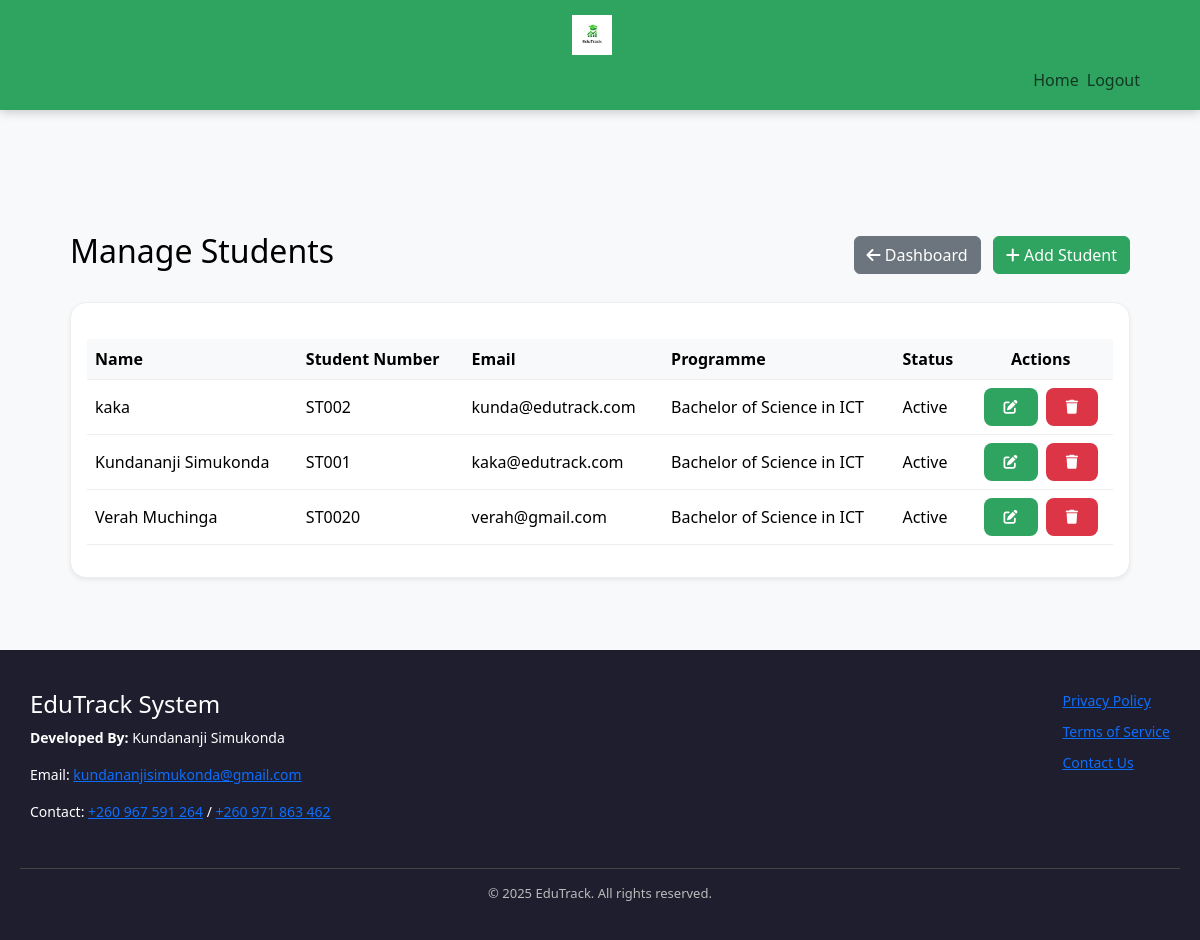
The app's page /pages/admin/manage_students.php (signed in) with its own data.
### tables this page shows
CREATE TABLE `students` (
  `user_id` int(11) UNSIGNED NOT NULL,
  `student_number` varchar(255) NOT NULL,
  `programme_id` int(11) UNSIGNED NOT NULL
);

CREATE TABLE `users` (
  `id` int(11) UNSIGNED NOT NULL,
  `name` varchar(255) NOT NULL,
  `email` varchar(255) NOT NULL,
  `password` varchar(255) NOT NULL,
  `role` enum('student','lecturer','admin') NOT NULL DEFAULT 'student',
  `phone` varchar(20) DEFAULT NULL,
  `status` enum('active','inactive','suspended') NOT NULL DEFAULT 'active',
  `created_at` timestamp NOT NULL DEFAULT current_timestamp()
);

CREATE TABLE `programmes` (
  `id` int(11) UNSIGNED NOT NULL,
  `name` varchar(255) NOT NULL,
  `code` varchar(50) NOT NULL,
  `department` varchar(255) NOT NULL,
  `duration` int(11) NOT NULL,
  `created_at` timestamp NOT NULL DEFAULT current_timestamp(),
  `updated_at` timestamp NOT NULL DEFAULT current_timestamp() ON UPDATE current_timestamp()
);

### pages/admin/manage_students.php (the view, shortened to what this page needs)
<?php
require_once '../../includes/db.php';
try {
    $stmt = $pdo->prepare("
        SELECT s.user_id, s.student_number, s.programme_id, u.name, u.email, u.status, p.name AS programme_name
        FROM students s
        JOIN users u ON s.user_id = u.id
        JOIN programmes p ON s.programme_id = p.id
        ORDER BY u.name
    ");
    $stmt->execute();
    $students = $stmt->fetchAll(PDO::FETCH_ASSOC);
} catch (PDOException $e) {
    error_log("Database error fetching students: " . $e->getMessage());
    $_SESSION['error_message'] = "Failed to load students.";
    $students = [];
}
?>
<!DOCTYPE html>
<html lang="en">
</head>
<body>
<?php require_once '../../includes/admin_navbar.php'; ?>
<main class="container py-4">
    <link href="https://cdn.jsdelivr.net/npm/bootstrap@5.3.3/dist/css/bootstrap.min.css" rel="stylesheet">
    <link rel="stylesheet" href="css/dashboard.css">
    <link rel="stylesheet" href="https://cdnjs.cloudflare.com/ajax/libs/font-awesome/6.4.0/css/all.min.css">
</head>
<body class="bg-light">
<div class="container py-5">
    <div class="d-flex justify-content-between align-items-center mb-4">
        <h2>Manage Students</h2>
        <div>
            <a href="dashboard.php" class="btn btn-secondary me-2">
                <i class="fas fa-arrow-left"></i> Dashboard
            </a>
            <a href="add_student.php" class="btn btn-success">
                <i class="fas fa-plus"></i> Add Student
            </a>
        </div>
    </div>
    <div class="card shadow-sm rounded-4 p-3">
        <div class="table-responsive">
            <table class="table table-hover align-middle">
                <thead class="table-light">
                    <tr>
                        <th>Name</th>
                        <th>Student Number</th>
                        <th>Email</th>
                        <th>Programme</th>
                        <th>Status</th>
                        <th class="text-center">Actions</th>
                    </tr>
                </thead>
                <tbody>
                    <?php if ($students): ?>
                        <?php foreach ($students as $student): ?>
                            <tr>
                                <td><?= htmlspecialchars($student['name']) ?></td>
                                <td><?= htmlspecialchars($student['student_number']) ?></td>
                                <td><?= htmlspecialchars($student['email']) ?></td>
                                <td><?= htmlspecialchars($student['programme_name']) ?></td>
                                <td><?= htmlspecialchars(ucfirst($student['status'])) ?></td>
                                <td class="text-center">
                                    <a href="edit_student.php?id=<?= $student['user_id'] ?>" class="btn btn-sm btn-primary me-1" title="Edit Student">
                                        <i class="fas fa-edit"></i>
                                    </a>
                                    <form action="delete_student.php" method="POST" style="display:inline;" onsubmit="return confirm('Are you sure you want to delete this student?');">
                                        <button type="submit" class="btn btn-sm btn-danger" title="Delete Student">
                                            <i class="fas fa-trash"></i>
                                        </button>
                                    </form>
                                </td>
                            </tr>
                        <?php endforeach; ?>
                    <?php else: ?>
                        <tr>
                            <td colspan="6" class="text-center">No students found.</td>
                        </tr>
                    <?php endif; ?>
                </tbody>
            </table>
        </div>
    </div>
</div>
<?php require_once '../../includes/footer.php'; ?>
</body>
</html>

### pages/admin/css/dashboard.css (style rules this page uses)
:root { --primary-color: #2fa360; --primary-hover: #28a745; --danger-color: #dc3545; --danger-hover: #c82333; --background-light: #f9f9f9; --background-dark: #1e1e2f; --text-color: #000000; --text-light: #fff; --text-muted: #777; --border-color: #ddd; --border-light: #eee; --container-width: min(1200px, 95vw); --padding-sm: clamp(0.5rem, 2vw, 10px); --padding-md: clamp(1rem, 3vw, 20px); --padding-lg: clamp(2rem, 5vw, 40px); --gap-md: clamp(1rem, 3vw, 20px); --border-radius-sm: 8px; --border-radius-lg: 12px; --box-shadow-sm: 0 4px 6px rgba(0,0,0,0.1); --box-shadow-lg: 0 8px 12px rgba(0,0,0,0.15); --mobile-breakpoint: 768px; --transition-fast: 0.15s ease; --transition-base: 0.3s ease; --transition-slow: 0.5s ease; }
*, *::before, *::after { box-sizing: border-box; }
html, body { height: 100%; margin: 0; font-family: 'Segoe UI', Tahoma, Geneva, Verdana, sans-serif; color: var(--text-color); background-color: var(--background-light); display: flex; flex-direction: column; padding-top: 80px; scroll-behavior: smooth; }
.container { display: flex; flex-direction: column; justify-content: center; width: 100%; max-width: var(--container-width); margin-inline: auto; padding-inline: var(--padding-md); }
.btn-primary, .btn-danger, .download-btn, .action-btn, .back-link { border: none; border-radius: var(--border-radius-sm); cursor: pointer; font-weight: 600; transition: all var(--transition-base); text-decoration: none; display: inline-flex; align-items: center; gap: 6px; position: relative; overflow: hidden; }
.btn-primary::before, .btn-danger::before, .download-btn::before { content: ''; position: absolute; top: 50%; left: 50%; width: 0; height: 0; background: rgba(255, 255, 255, 0.2); border-radius: 50%; transition: all 0.6s ease; transform: translate(-50%, -50%); }
.btn-primary, .view-btn, .start-session-btn { background-color: var(--primary-color) !important; color: var(--text-light) !important; border-color: var(--primary-color) !important; padding: 12px 20px; }
.btn-danger { background-color: var(--danger-color) !important; color: var(--text-light) !important; border-color: var(--danger-color) !important; padding: 10px 16px; }
form button[type="submit"] { background-color: var(--primary-color); color: var(--text-light); padding: 12px 20px; border: none; border-radius: var(--border-radius-sm); cursor: pointer; font-weight: 600; transition: all var(--transition-base); }
.data-table, table { width: 100%; border-collapse: collapse; margin-top: 20px; }
.data-table th, .data-table td, table th, table td { padding: 12px 15px; text-align: left; border-bottom: 1px solid var(--border-light); color: #000000; transition: background-color var(--transition-fast); }
.data-table thead, table thead { background-color: var(--border-light); }
.data-table th, table th { font-weight: bold; color: #000000; }
.data-table td:last-child, table td:last-child { text-align: center; }
.btn-success, .bg-success { background-color: var(--primary-color) !important; border-color: var(--primary-color) !important; }
.table thead { background-color: var(--primary-color) !important; color: var(--text-light) !important; }
.card { border-radius: var(--border-radius-lg); box-shadow: var(--box-shadow-sm); border: 1px solid var(--border-light); transition: all var(--transition-base); }
.container-fluid, .container { max-width: var(--container-width); }

### records on screen
students: user_id.name "kaka", student_number "ST002", user_id.email "kunda@edutrack.com", programme.name "Bachelor of Science in ICT", user_id.status "Active"
students: user_id.name "Kundananji Simukonda", student_number "ST001", user_id.email "kaka@edutrack.com", programme.name "Bachelor of Science in ICT", user_id.status "Active"
students: user_id.name "Verah Muchinga", student_number "ST0020", user_id.email "verah@gmail.com", programme.name "Bachelor of Science in ICT", user_id.status "Active"
